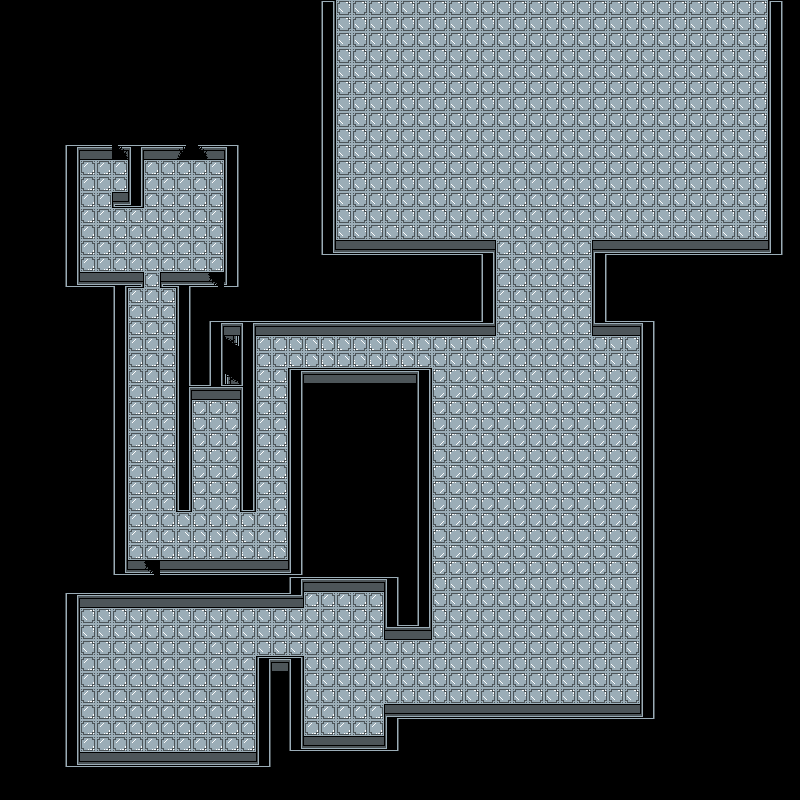

The image is a tile-based game level rendered from a .tmx file. Its description and source (layers, tilesets, objects; grid data summarised) follow:
An orthogonal 50x50 tile map with 16x16 px tiles, 3 tile layers (Floor, Solid, Details), 1 hidden layer not drawn, 2 tilesets.

<map version="1.10" tiledversion="1.10.2" orientation="orthogonal" renderorder="right-down" width="50" height="50" tilewidth="16" tileheight="16" infinite="0" nextlayerid="6" nextobjectid="1">
 <editorsettings>
  <export target="Level01.xml" format="tmx" />
 </editorsettings>
 <tileset firstgid="1" source="tileset.tsx" />
 <tileset firstgid="21" source="1920x1080-black-solid-color-background.tsx" />
 <layer id="4" name="Backgorund" width="50" height="50" visible="0" locked="1">
  <data>[2500 cells, 2500 non-empty, 1 distinct tile ids]</data>
 </layer>
 <layer id="5" name="Floor" width="50" height="50">
  <data>[2500 cells, 1098 non-empty, 1 distinct tile ids]</data>
 </layer>
 <layer id="2" name="Solid" width="50" height="50">
  <data>[2500 cells, 328 non-empty, 16 distinct tile ids]</data>
 </layer>
 <layer id="3" name="Details" width="50" height="50">
  <data>[2500 cells, 1 non-empty, 1 distinct tile ids]</data>
 </layer>
</map>
